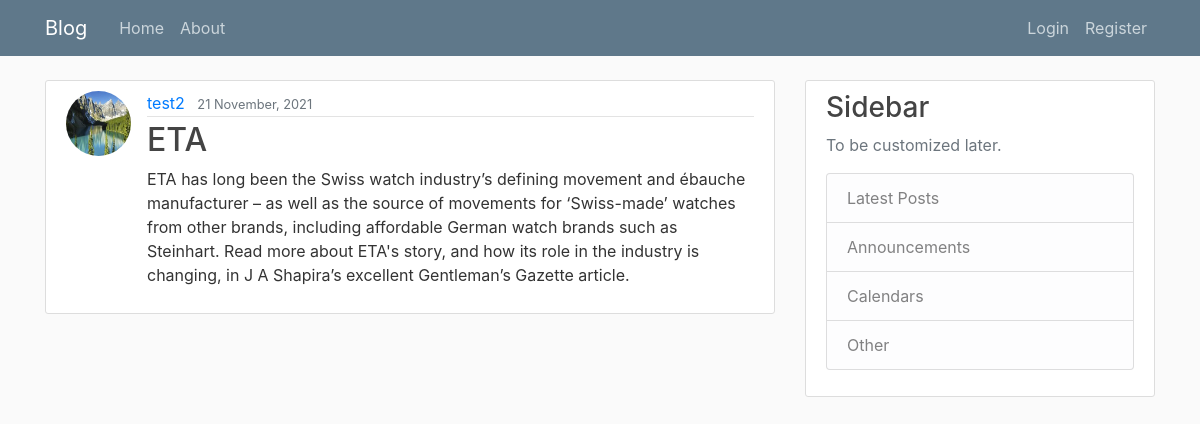
The app's page /post/27/, older data.
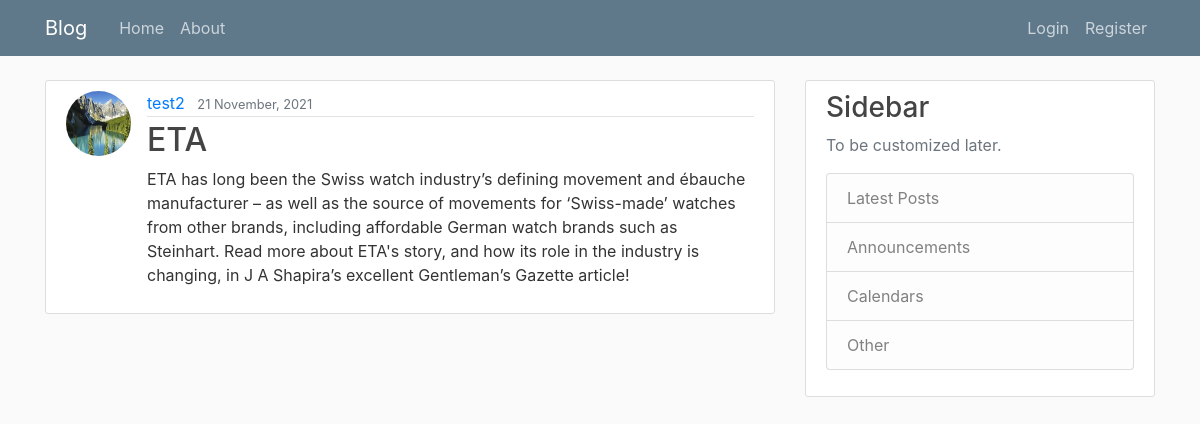
The same page, newer data.
### blog/models.py (models this page shows, shortened)
class Post(models.Model):
    title = models.CharField(max_length=100)
    content = models.TextField()
    date_posted = models.DateTimeField(default=timezone.now)
    author = models.ForeignKey(User, on_delete=models.CASCADE)

### users/models.py (models this page shows, shortened)
class Profile(models.Model):
    user = models.OneToOneField(User, on_delete=models.CASCADE)
    image = models.ImageField(default='default.jpg', upload_to='profile_pics')

### blog/views.py (the view)
# urls.py: path('post/<int:pk>/', PostDetailView.as_view(), name='post-detail'),
class PostDetailView(DetailView):
    model = Post

### blog/templates/blog/post_detail.html (shortened to what this page needs)
{% extends "blog/base.html" %}
{% block content %}
    <article class="media content-section">
        <img class="rounded-circle article-img" src="{{ object.author.profile.image.url }}">
        <div class="media-body">
        <div class="article-metadata">
            <a class="mr-2" href="#">{{ object.author }}</a>
            <small class="text-muted">{{ object.date_posted|date:"d F, Y" }}</small>
        </div>
        <h2 class="article-title">{{ object.title }}</h2>
        <p class="article-content">{{ object.content }}</p>
        </div>
        </article>
{% endblock content %}

Row changes from the older to the newer data that the page shows:
changed Post "ETA": content "…Shapira’s excellent Gentleman’s Gazette article." → "…Shapira’s excellent Gentleman’s Gazette article!"
